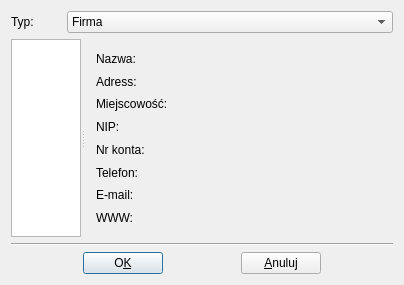
<?xml version="1.0" encoding="UTF-8"?>
<ui version="4.0">
 <class>KontrahenciLista</class>
 <widget class="QDialog" name="KontrahenciLista">
  <property name="geometry">
   <rect>
    <x>0</x>
    <y>0</y>
    <width>379</width>
    <height>285</height>
   </rect>
  </property>
  <property name="windowTitle">
   <string>Wybierz kontrahenta z listy</string>
  </property>
  <layout class="QGridLayout" name="gridLayout">
   <item row="0" column="0">
    <layout class="QVBoxLayout" name="verticalLayout_2">
     <item>
      <layout class="QHBoxLayout" name="headarLayout">
       <item>
        <widget class="QLabel" name="textLabel1">
         <property name="maximumSize">
          <size>
           <width>50</width>
           <height>32767</height>
          </size>
         </property>
         <property name="text">
          <string>Typ:</string>
         </property>
         <property name="wordWrap">
          <bool>false</bool>
         </property>
        </widget>
       </item>
       <item>
        <widget class="QComboBox" name="comboBox1">
         <item>
          <property name="text">
           <string>Firma</string>
          </property>
         </item>
         <item>
          <property name="text">
           <string>Urząd</string>
          </property>
         </item>
        </widget>
       </item>
      </layout>
     </item>
     <item>
      <widget class="QSplitter" name="splitter">
       <property name="orientation">
        <enum>Qt::Horizontal</enum>
       </property>
       <widget class="QListWidget" name="listBox1">
        <property name="maximumSize">
         <size>
          <width>200</width>
          <height>16777215</height>
         </size>
        </property>
        <property name="focusPolicy">
         <enum>Qt::TabFocus</enum>
        </property>
        <property name="selectionBehavior">
         <enum>QAbstractItemView::SelectItems</enum>
        </property>
        <property name="currentRow">
         <number>-1</number>
        </property>
        <property name="sortingEnabled">
         <bool>true</bool>
        </property>
       </widget>
       <widget class="QWidget" name="layoutWidget">
        <layout class="QVBoxLayout" name="verticalLayout">
         <item>
          <layout class="QHBoxLayout" name="horizontalLayout">
           <item>
            <widget class="QLabel" name="labelName">
             <property name="minimumSize">
              <size>
               <width>80</width>
               <height>0</height>
              </size>
             </property>
             <property name="maximumSize">
              <size>
               <width>80</width>
               <height>16777215</height>
              </size>
             </property>
             <property name="text">
              <string>Nazwa:</string>
             </property>
            </widget>
           </item>
           <item>
            <widget class="QLabel" name="labelNameE">
             <property name="minimumSize">
              <size>
               <width>200</width>
               <height>0</height>
              </size>
             </property>
             <property name="text">
              <string/>
             </property>
            </widget>
           </item>
          </layout>
         </item>
         <item>
          <layout class="QHBoxLayout" name="horizontalLayout_2">
           <item>
            <widget class="QLabel" name="labelAddress">
             <property name="minimumSize">
              <size>
               <width>80</width>
               <height>0</height>
              </size>
             </property>
             <property name="maximumSize">
              <size>
               <width>80</width>
               <height>16777215</height>
              </size>
             </property>
             <property name="text">
              <string>Adress:</string>
             </property>
            </widget>
           </item>
           <item>
            <widget class="QLabel" name="labelAddressE">
             <property name="minimumSize">
              <size>
               <width>200</width>
               <height>0</height>
              </size>
             </property>
             <property name="text">
              <string/>
             </property>
            </widget>
           </item>
          </layout>
         </item>
         <item>
          <layout class="QHBoxLayout" name="horizontalLayout_3">
           <item>
            <widget class="QLabel" name="labelCity">
             <property name="minimumSize">
              <size>
               <width>80</width>
               <height>0</height>
              </size>
             </property>
             <property name="maximumSize">
              <size>
               <width>80</width>
               <height>16777215</height>
              </size>
             </property>
             <property name="text">
              <string>Miejscowość:</string>
             </property>
            </widget>
           </item>
           <item>
            <widget class="QLabel" name="labelCityE">
             <property name="minimumSize">
              <size>
               <width>200</width>
               <height>0</height>
              </size>
             </property>
             <property name="text">
              <string/>
             </property>
            </widget>
           </item>
          </layout>
         </item>
         <item>
          <layout class="QHBoxLayout" name="horizontalLayout_4">
           <item>
            <widget class="QLabel" name="labelTic">
             <property name="minimumSize">
              <size>
               <width>80</width>
               <height>0</height>
              </size>
             </property>
             <property name="maximumSize">
              <size>
               <width>80</width>
               <height>16777215</height>
              </size>
             </property>
             <property name="text">
              <string>NIP:</string>
             </property>
            </widget>
           </item>
           <item>
            <widget class="QLabel" name="labelTicE">
             <property name="minimumSize">
              <size>
               <width>200</width>
               <height>0</height>
              </size>
             </property>
             <property name="text">
              <string/>
             </property>
            </widget>
           </item>
          </layout>
         </item>
         <item>
          <layout class="QHBoxLayout" name="horizontalLayout_5">
           <item>
            <widget class="QLabel" name="labelAccount">
             <property name="minimumSize">
              <size>
               <width>80</width>
               <height>0</height>
              </size>
             </property>
             <property name="maximumSize">
              <size>
               <width>80</width>
               <height>16777215</height>
              </size>
             </property>
             <property name="text">
              <string>Nr konta:</string>
             </property>
            </widget>
           </item>
           <item>
            <widget class="QLabel" name="labelAccountE">
             <property name="minimumSize">
              <size>
               <width>200</width>
               <height>0</height>
              </size>
             </property>
             <property name="text">
              <string/>
             </property>
            </widget>
           </item>
          </layout>
         </item>
         <item>
          <layout class="QHBoxLayout" name="horizontalLayout_6">
           <item>
            <widget class="QLabel" name="labelPhone">
             <property name="minimumSize">
              <size>
               <width>80</width>
               <height>0</height>
              </size>
             </property>
             <property name="maximumSize">
              <size>
               <width>80</width>
               <height>16777215</height>
              </size>
             </property>
             <property name="text">
              <string>Telefon:</string>
             </property>
            </widget>
           </item>
           <item>
            <widget class="QLabel" name="labelPhoneE">
             <property name="minimumSize">
              <size>
               <width>200</width>
               <height>0</height>
              </size>
             </property>
             <property name="text">
              <string/>
             </property>
            </widget>
           </item>
          </layout>
         </item>
         <item>
          <layout class="QHBoxLayout" name="horizontalLayout_7">
           <item>
            <widget class="QLabel" name="labelEmail">
             <property name="minimumSize">
              <size>
               <width>80</width>
               <height>0</height>
              </size>
             </property>
             <property name="maximumSize">
              <size>
               <width>80</width>
               <height>16777215</height>
              </size>
             </property>
             <property name="text">
              <string>E-mail:</string>
             </property>
            </widget>
           </item>
           <item>
            <widget class="QLabel" name="labelEmailE">
             <property name="minimumSize">
              <size>
               <width>200</width>
               <height>0</height>
              </size>
             </property>
             <property name="text">
              <string/>
             </property>
            </widget>
           </item>
          </layout>
         </item>
         <item>
          <layout class="QHBoxLayout" name="horizontalLayout_8">
           <item>
            <widget class="QLabel" name="labelWWW">
             <property name="minimumSize">
              <size>
               <width>80</width>
               <height>0</height>
              </size>
             </property>
             <property name="maximumSize">
              <size>
               <width>80</width>
               <height>16777215</height>
              </size>
             </property>
             <property name="text">
              <string>WWW:</string>
             </property>
            </widget>
           </item>
           <item>
            <widget class="QLabel" name="labelWWWE">
             <property name="cursor">
              <cursorShape>PointingHandCursor</cursorShape>
             </property>
             <property name="text">
              <string/>
             </property>
             <property name="textFormat">
              <enum>Qt::RichText</enum>
             </property>
             <property name="openExternalLinks">
              <bool>true</bool>
             </property>
             <property name="textInteractionFlags">
              <set>Qt::TextBrowserInteraction</set>
             </property>
            </widget>
           </item>
          </layout>
         </item>
        </layout>
       </widget>
      </widget>
     </item>
     <item>
      <widget class="Line" name="line4">
       <property name="frameShape">
        <enum>QFrame::HLine</enum>
       </property>
       <property name="frameShadow">
        <enum>QFrame::Sunken</enum>
       </property>
      </widget>
     </item>
     <item>
      <layout class="QHBoxLayout" name="buttonLayout">
       <item>
        <spacer name="spacerRight">
         <property name="orientation">
          <enum>Qt::Horizontal</enum>
         </property>
         <property name="sizeType">
          <enum>QSizePolicy::Expanding</enum>
         </property>
         <property name="sizeHint" stdset="0">
          <size>
           <width>40</width>
           <height>20</height>
          </size>
         </property>
        </spacer>
       </item>
       <item>
        <widget class="QPushButton" name="okBtn">
         <property name="text">
          <string>O&amp;K</string>
         </property>
         <property name="shortcut">
          <string>Alt+K</string>
         </property>
        </widget>
       </item>
       <item>
        <spacer name="spacerMiddle">
         <property name="orientation">
          <enum>Qt::Horizontal</enum>
         </property>
         <property name="sizeType">
          <enum>QSizePolicy::Expanding</enum>
         </property>
         <property name="sizeHint" stdset="0">
          <size>
           <width>40</width>
           <height>20</height>
          </size>
         </property>
        </spacer>
       </item>
       <item>
        <widget class="QPushButton" name="cancelBtn">
         <property name="text">
          <string>&amp;Anuluj</string>
         </property>
         <property name="shortcut">
          <string>Alt+C</string>
         </property>
        </widget>
       </item>
       <item>
        <spacer name="spacerLeft">
         <property name="orientation">
          <enum>Qt::Horizontal</enum>
         </property>
         <property name="sizeType">
          <enum>QSizePolicy::Expanding</enum>
         </property>
         <property name="sizeHint" stdset="0">
          <size>
           <width>40</width>
           <height>20</height>
          </size>
         </property>
        </spacer>
       </item>
      </layout>
     </item>
    </layout>
   </item>
  </layout>
 </widget>
 <layoutdefault spacing="6" margin="11"/>
 <pixmapfunction>qPixmapFromMimeSource</pixmapfunction>
 <tabstops>
  <tabstop>listBox1</tabstop>
  <tabstop>okBtn</tabstop>
  <tabstop>cancelBtn</tabstop>
  <tabstop>comboBox1</tabstop>
 </tabstops>
 <resources/>
 <connections/>
</ui>
